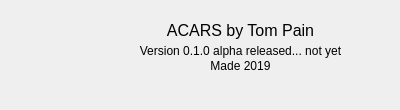
<?xml version="1.0" encoding="UTF-8"?>
<ui version="4.0">
 <class>Dialog</class>
 <widget class="QDialog" name="Dialog">
  <property name="windowModality">
   <enum>Qt::NonModal</enum>
  </property>
  <property name="geometry">
   <rect>
    <x>0</x>
    <y>0</y>
    <width>400</width>
    <height>110</height>
   </rect>
  </property>
  <property name="minimumSize">
   <size>
    <width>400</width>
    <height>110</height>
   </size>
  </property>
  <property name="maximumSize">
   <size>
    <width>400</width>
    <height>110</height>
   </size>
  </property>
  <property name="windowTitle">
   <string>About</string>
  </property>
  <property name="modal">
   <bool>true</bool>
  </property>
  <widget class="QLabel" name="versionLabel">
   <property name="geometry">
    <rect>
     <x>110</x>
     <y>40</y>
     <width>261</width>
     <height>21</height>
    </rect>
   </property>
   <property name="text">
    <string>Version 0.1.0 alpha released... not yet</string>
   </property>
   <property name="alignment">
    <set>Qt::AlignCenter</set>
   </property>
  </widget>
  <widget class="QWidget" name="imageWidget" native="true">
   <property name="geometry">
    <rect>
     <x>20</x>
     <y>10</y>
     <width>90</width>
     <height>90</height>
    </rect>
   </property>
  </widget>
  <widget class="QLabel" name="mainLabel">
   <property name="geometry">
    <rect>
     <x>100</x>
     <y>20</y>
     <width>281</width>
     <height>21</height>
    </rect>
   </property>
   <property name="font">
    <font>
     <pointsize>12</pointsize>
    </font>
   </property>
   <property name="text">
    <string>ACARS by Tom Pain</string>
   </property>
   <property name="alignment">
    <set>Qt::AlignCenter</set>
   </property>
  </widget>
  <widget class="QLabel" name="madeLabel">
   <property name="geometry">
    <rect>
     <x>110</x>
     <y>56</y>
     <width>261</width>
     <height>20</height>
    </rect>
   </property>
   <property name="text">
    <string>Made 2019</string>
   </property>
   <property name="alignment">
    <set>Qt::AlignCenter</set>
   </property>
  </widget>
 </widget>
 <resources/>
 <connections/>
</ui>
